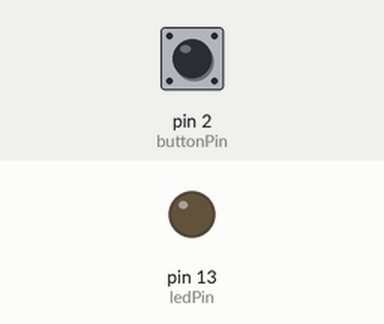
A sketch run on a simulated Arduino Uno, built with avr-gcc and run on an emulated ATmega328P. Parts: output pins drawn as LEDs (lit = HIGH). The inputs (shaded band) are chosen by the test bench; at power-on: pin 2 (buttonPin) HIGH.

Above: at 1.2 s.
1.3 s: pin 2 (buttonPin) pulled LOW for 0.15 s
At 1.37 s:
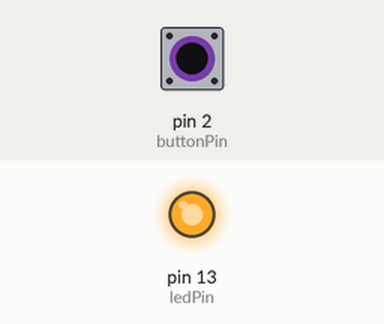
2.9 s: pin 2 (buttonPin) pulled LOW for 3.2 s
At 6.8 s:
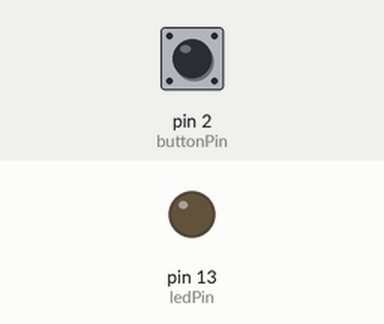
Timing chart, 0 to 8.3 s (numbered marks = the images above; inputs shaded):
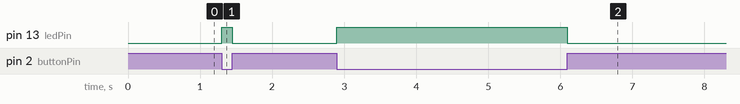

The sketch:

Button.ino
```cpp
int buttonPin = 2;
const int ledPin =  13;
int buttonState = 0;
void setup() {
  pinMode(ledPin, OUTPUT);
  pinMode(buttonPin, INPUT_PULLUP); //pullup ; digital in -> button -> ground
}
void loop() {
  buttonState = digitalRead(buttonPin);
  if (buttonState ==LOW) {  //버튼 누르면 ground로 (=low) low일 때 HIGH
    digitalWrite(ledPin,HIGH);
  } else {
    digitalWrite(ledPin, LOW);
  }
}
```

Measured:
- after the input at 1.3 s, pin 13 (ledPin): LOW → HIGH at once, → LOW 0.15 s later
- after the input at 2.9 s, pin 13 (ledPin): LOW → HIGH at once, → LOW 3.2 s later
